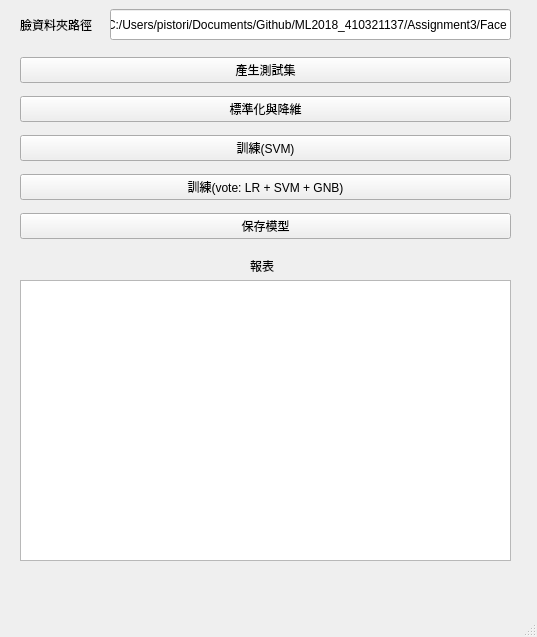
<?xml version="1.0" encoding="UTF-8"?>
<ui version="4.0">
 <class>MainWindow</class>
 <widget class="QMainWindow" name="MainWindow">
  <property name="geometry">
   <rect>
    <x>0</x>
    <y>0</y>
    <width>537</width>
    <height>637</height>
   </rect>
  </property>
  <property name="windowTitle">
   <string>MainWindow</string>
  </property>
  <widget class="QWidget" name="centralwidget">
   <widget class="QTextBrowser" name="textBrowser">
    <property name="geometry">
     <rect>
      <x>20</x>
      <y>280</y>
      <width>491</width>
      <height>281</height>
     </rect>
    </property>
   </widget>
   <widget class="QWidget" name="verticalLayoutWidget">
    <property name="geometry">
     <rect>
      <x>20</x>
      <y>50</y>
      <width>491</width>
      <height>201</height>
     </rect>
    </property>
    <layout class="QVBoxLayout" name="verticalLayout">
     <item>
      <widget class="QPushButton" name="pushButton">
       <property name="text">
        <string>產生測試集</string>
       </property>
      </widget>
     </item>
     <item>
      <widget class="QPushButton" name="pushButton_2">
       <property name="text">
        <string>標準化與降維</string>
       </property>
      </widget>
     </item>
     <item>
      <widget class="QPushButton" name="pushButton_3">
       <property name="text">
        <string>訓練(SVM)</string>
       </property>
      </widget>
     </item>
     <item>
      <widget class="QPushButton" name="pushButton_4">
       <property name="text">
        <string>訓練(vote: LR + SVM + GNB)</string>
       </property>
      </widget>
     </item>
     <item>
      <widget class="QPushButton" name="pushButton_5">
       <property name="text">
        <string>保存模型</string>
       </property>
      </widget>
     </item>
    </layout>
   </widget>
   <widget class="QLabel" name="label">
    <property name="geometry">
     <rect>
      <x>250</x>
      <y>260</y>
      <width>47</width>
      <height>12</height>
     </rect>
    </property>
    <property name="text">
     <string>報表</string>
    </property>
   </widget>
   <widget class="QLabel" name="label_2">
    <property name="geometry">
     <rect>
      <x>26</x>
      <y>570</y>
      <width>481</width>
      <height>20</height>
     </rect>
    </property>
    <property name="text">
     <string/>
    </property>
   </widget>
   <widget class="QLineEdit" name="lineEdit">
    <property name="geometry">
     <rect>
      <x>110</x>
      <y>9</y>
      <width>401</width>
      <height>31</height>
     </rect>
    </property>
    <property name="text">
     <string>C:/Users/pistori/Documents/Github/ML2018_410321137/Assignment3/Face</string>
    </property>
   </widget>
   <widget class="QLabel" name="label_3">
    <property name="geometry">
     <rect>
      <x>20</x>
      <y>9</y>
      <width>81</width>
      <height>31</height>
     </rect>
    </property>
    <property name="text">
     <string>臉資料夾路徑</string>
    </property>
   </widget>
  </widget>
  <widget class="QMenuBar" name="menubar">
   <property name="geometry">
    <rect>
     <x>0</x>
     <y>0</y>
     <width>537</width>
     <height>21</height>
    </rect>
   </property>
  </widget>
  <widget class="QStatusBar" name="statusbar"/>
 </widget>
 <resources/>
 <connections/>
</ui>
